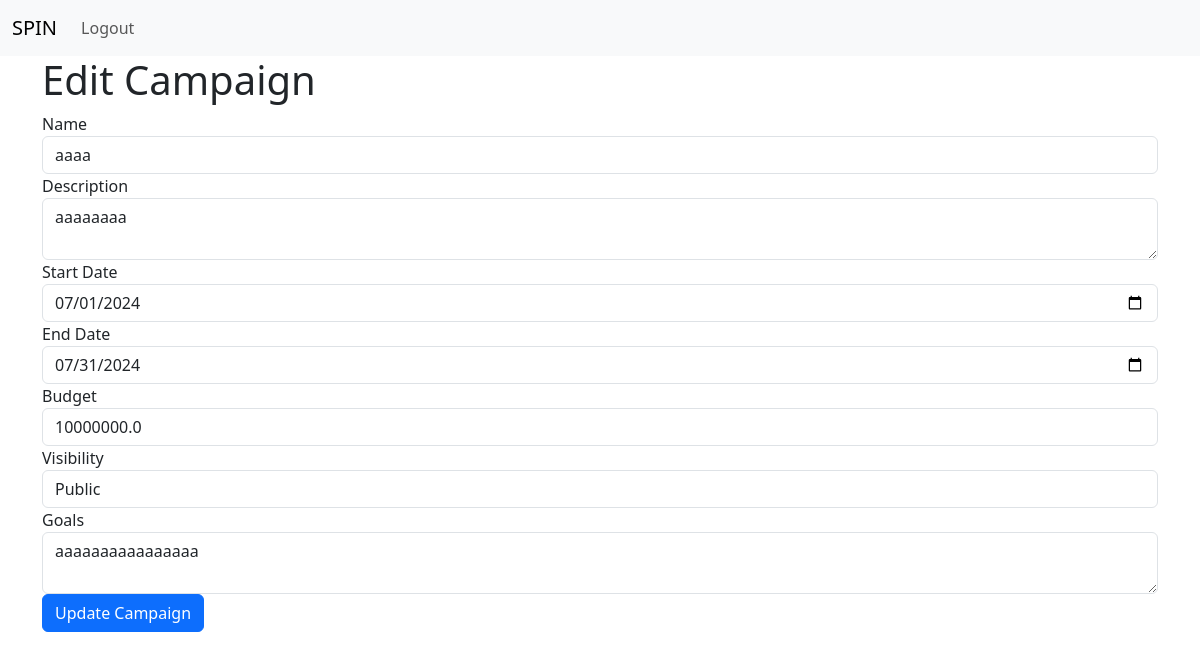
Before: /campaigns/2/edit (signed in) with the older database file.
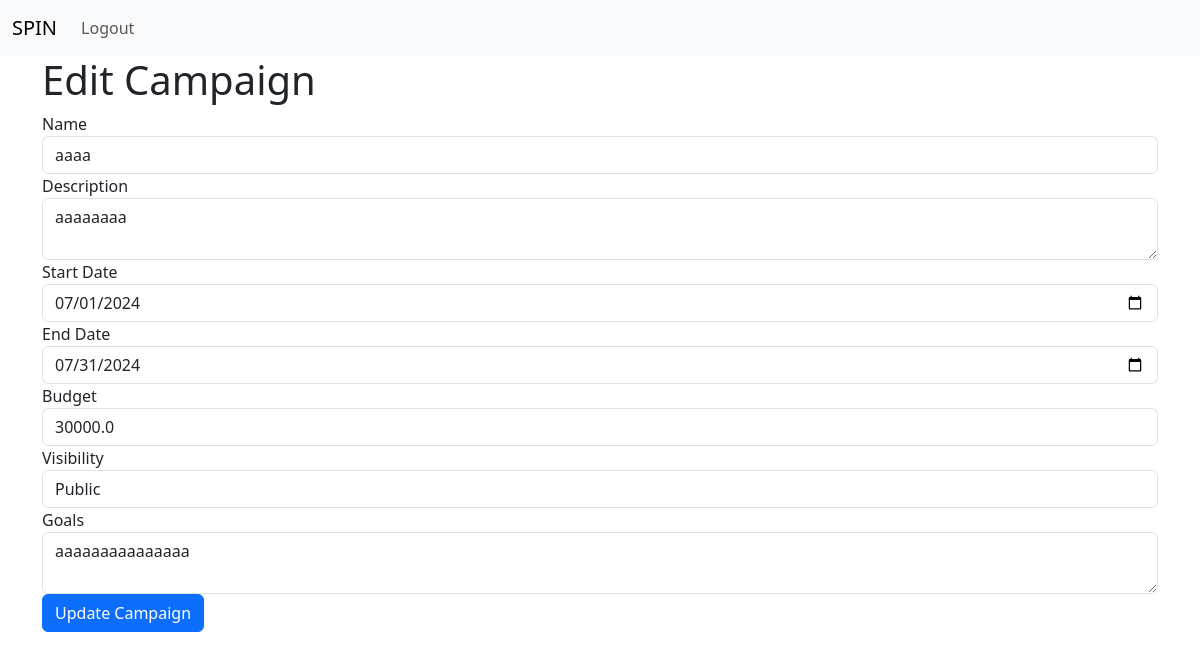
After: the same page with the newer database file.
### spin_app/models.py (models this page shows)
class Campaign(db.Model):
    id = db.Column(db.Integer, primary_key=True)
    name = db.Column(db.String(120), nullable=False)
    description = db.Column(db.Text, nullable=False)
    start_date = db.Column(db.Date, nullable=False)
    end_date = db.Column(db.Date, nullable=False)
    budget = db.Column(db.Float, nullable=False)
    visibility = db.Column(db.String(20), nullable=False)  # 'public' or 'private'
    goals = db.Column(db.Text, nullable=False)
    owner_id = db.Column(db.Integer, db.ForeignKey('sponsor_profile.id'), nullable=False)
    owner = db.relationship('SponsorProfile', backref=db.backref('campaigns', lazy=True, cascade='all, delete-orphan'))

### spin_app/routes.py (the view)
@app.route('/campaigns/<int:id>/edit', methods=['GET'])
@login_required
def edit_campaign(id):
    campaign = Campaign.query.get(id)
    sponsor_profile = SponsorProfile.query.filter_by(user_id=current_user.id).first()
    if campaign.owner_id != sponsor_profile.id:
        flash('You do not have permission to edit this campaign', category='danger')
        return redirect(url_for('campaigns'))
    return render_template('edit_campaign.html', campaign=campaign)

### spin_app/models.py (called while the page is built)
@login_manager.user_loader
def load_user(user_id):
    return User.query.get(int(user_id))

### spin_app/routes.py (called while the page is built)
@app.before_request
def before_request():
    g.user = current_user

### spin_app/templates/edit_campaign.html (shortened to what this page needs)
{% extends 'base.html' %}
{% block content %}
<h1>Edit Campaign</h1>
<form method="POST" action="{{ url_for('edit_campaign_post', id=campaign.id) }}">
    <div class="form-group">
        <label for="name">Name</label>
        <input type="text" class="form-control" id="name" name="name" value="{{ campaign.name }}" required>
    </div>
    <div class="form-group">
        <label for="description">Description</label>
        <textarea class="form-control" id="description" name="description" required>{{ campaign.description }}</textarea>
    </div>
    <div class="form-group">
        <label for="start_date">Start Date</label>
        <input type="date" class="form-control" id="start_date" name="start_date" value="{{ campaign.start_date }}" required>
    </div>
    <div class="form-group">
        <label for="end_date">End Date</label>
        <input type="date" class="form-control" id="end_date" name="end_date" value="{{ campaign.end_date }}" required>
    </div>
    <div class="form-group">
        <label for="budget">Budget</label>
        <input type="number" class="form-control" id="budget" name="budget" step="0.01" value="{{ campaign.budget }}" required>
    </div>
    <div class="form-group">
        <label for="visibility">Visibility</label>
        <select class="form-control" id="visibility" name="visibility" required>
            <option value="public" {% if campaign.visibility == 'public' %}selected{% endif %}>Public</option>
        </select>
    </div>
    <div class="form-group">
        <label for="goals">Goals</label>
        <textarea class="form-control" id="goals" name="goals" required>{{ campaign.goals }}</textarea>
    </div>
    <button type="submit" class="btn btn-primary">Update Campaign</button>
</form>
{% endblock %}

Changed rows visible on the page:
changed Campaign "aaaa": budget "10000000.0" → "30000.0"; goals "aaaaaaaaaaaaaaaa" → "aaaaaaaaaaaaaaa"
